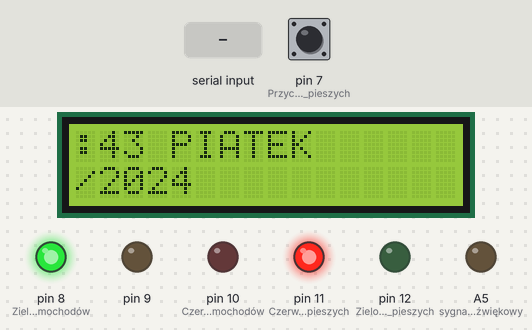
This sketch was run on a simulated Arduino Uno, built with avr-gcc and run on an emulated ATmega328P. Parts: 16×2 character LCD, output pins drawn as LEDs (lit = HIGH). The test bench sets the inputs (shaded band); at power-on: pin 7 (Przycisk_dla_pieszych) HIGH. The local clock reads 2024-03-15 10:24:30 at power-on unless the sketch sets it; what the sketch prints to the serial monitor is not drawn.

Above: at 15.6 s.
15.7 s: "setDateTime,\n" received over Serial
37.7 s: pin 7 (Przycisk_dla_pieszych) pulled LOW for 3.2 s
At 40.9 s:
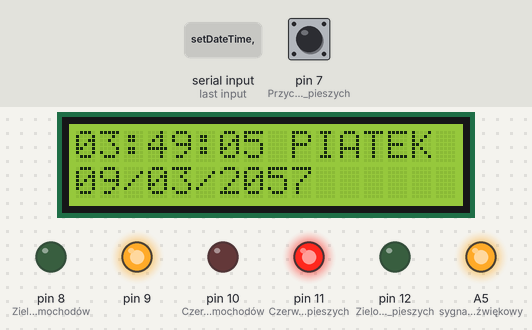
At 43.6 s:
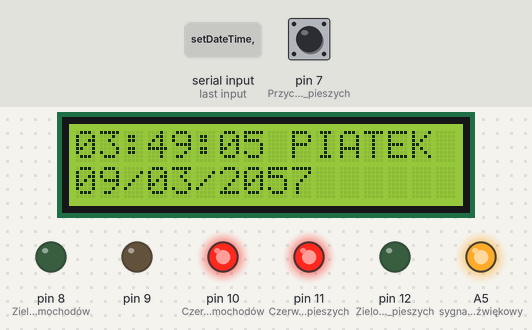
Timing chart, 0 to 58.5 s (numbered marks = the images above; inputs shaded):
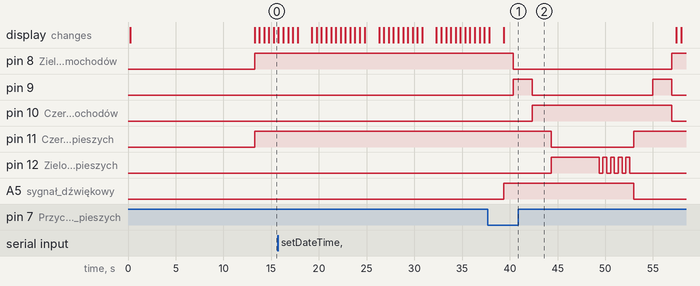

The sketch:

skrzy_owanie_przycisk.ino
```cpp
#include <SoftwareSerial.h>
#include <Wire.h>
#include <RTClib.h>
RTC_DS1307 RTC;
#include <LiquidCrystal_I2C.h>
#define DS1307_I2C_ADDRESS 0x68
LiquidCrystal_I2C lcd(0x27,16,2);
char daysOfTheWeek[7][10] = {"NIEDZIELA", "PONIEDZIALEK", "WTOREK", "SRODA", "CZWARTEK", "PIATEK", "SOBOTA"};
char bufferRX[50];
void setup()
{

  Serial.begin(9600);
  Serial.println("Aby zaktualizować datę i godzinę, wyślij następujące polecenie: ");
  Serial.println("\"setDateTime rok, miesiac, dzien, godzina, minuta, sekunda\"");
  Serial.println("17:30 del 8 sett 2018");
  Serial.println("Przykład: setDateTime, 2018, 9, 8, 17, 30, 00");
  lcd.init();
  lcd.backlight();
  pinMode(12, OUTPUT); //Zielone dla pieszych
  pinMode(11, OUTPUT); //Czerwone dla pieszych
  pinMode(10, OUTPUT); //Czerwone dla samochodów
  pinMode(9, OUTPUT); //Żółte dla samochodów
  pinMode(8, OUTPUT); //Zielone dla samochodów
  pinMode(A5, OUTPUT); //sygnał dźwiękowy
  pinMode(7, INPUT_PULLUP); //Przycisk dla pieszych
}

int i = 0;
void loop()

{


   for( i = 0; i < 10; i++ )
  {
    lcd.scrollDisplayLeft( );// pętla przesuwania się napisów na wyświetlaczu
    delay( 500 );
  }
  delay( 1000 );
  for( i = 0; i < 12; i++ )
  {
    lcd.scrollDisplayRight( );
    delay( 500 );
  }

  delay( 1000 );
  static unsigned long updateTime;
  if(millis() - updateTime > 1000){
    updateTime = millis();
    DateTime now = RTC.now();
    lcd.clear();
    lcd.setCursor(0, 0);
    LCDPrintNum(now.hour());
    lcd.print(":");
    LCDPrintNum(now.minute());
    lcd.print(":");
    LCDPrintNum(now.second());
    lcd.print(" ");
    lcd.print(daysOfTheWeek[now.dayOfTheWeek()]);
    lcd.setCursor(0, 1);
    LCDPrintNum(now.day());
    lcd.print("/");
    LCDPrintNum(now.month());
    lcd.print("/");
    lcd.print(now.year(), DEC);
  }
  readSerial();
}
void LCDPrintNum(int num){
  if(num <10)
    lcd.print("0");
  lcd.print(num);
}
void readSerial(){
  while (Serial.available() > 0) {
    Serial.readBytesUntil('\n', bufferRX, sizeof(bufferRX) - 1);
    if(strstr(bufferRX, "setDateTime,")){
      int tdArray[6];
      char * pch = strtok (bufferRX, " ,");
      unsigned int i = 0;
      while (pch != NULL){
        if(i > 0)
          tdArray[i-1] = atoi(pch);
        pch = strtok (NULL, " ,");
        i++;
      }
      DateTime newTime = DateTime(tdArray[0], tdArray[1], tdArray[2], tdArray[3], tdArray[4], tdArray[5]);
      RTC.adjust(newTime);
      Serial.println("Ustawiony nowy czas.");


    }


  }


  digitalWrite(11, HIGH); //Czerwone dla pieszych
  digitalWrite(10, LOW); //Czerwone
  digitalWrite(9, LOW); //Żółte
  digitalWrite(8, HIGH); //Zielone
  digitalWrite(6, LOW); //Informacyjne dla pieszych


    if (digitalRead(7) == LOW) { //Jeśli przycisk dla pieszych zostanie wciśnięty

    digitalWrite(11, HIGH); //Czerwone dla pieszych
    digitalWrite(10, LOW); //Czerwone
    digitalWrite(9, LOW); //Żółte
    digitalWrite(8, HIGH); //Zielone
    digitalWrite(12, LOW); //Zielone dla pieszych
    digitalWrite(A5, HIGH);// sygnał dźwiękowy
    delay(1000); //Czekamy na reakcję 10 sekund po naciśnięciu przycisku dla pieszych


      digitalWrite(11, HIGH); //Czerwone dla pieszych
    digitalWrite(10, LOW); //Czerwone
    digitalWrite(9, HIGH); //Żółte
    digitalWrite(8, LOW); //Zielone
    digitalWrite(12, LOW); //Zielone dla pieszych
    digitalWrite(A5, HIGH);// sygnał dzwiękowy

    delay(2000); //Czekamy 2 sekundy po zapaleniu się żółtego dla pojazdów


      digitalWrite(12, LOW); //Zielone dla pieszych
    digitalWrite(11, HIGH); //Czerwone dla pieszych
    digitalWrite(10, HIGH); //Czerwone
    digitalWrite(9, LOW); //Pomarańczowa
    digitalWrite(8, LOW); //Zielone
             digitalWrite(A5, HIGH);


    delay(2000); //Czekamy 2 sekundy po zapaleniu się czerwonego dla pojazdów i czerwonego dla przechodniów, zabezpieczenie przeciwwypadkowe


    digitalWrite(12, HIGH); //Zielone dla pieszych
    digitalWrite(11, LOW); //Czerwone dla pieszych
    digitalWrite(10, HIGH); //Czerwone
    digitalWrite(9, LOW); //Żółte
    digitalWrite(8, LOW); //Zielone
             digitalWrite(A5, HIGH);// sygnał dzwiękowy

    delay(5000); //Czekamy 5 sekund, zielone dla przechodniów


    digitalWrite(12, LOW); //Zielone dla pieszych
    digitalWrite(11, LOW); //Czerwone dla pieszych
    digitalWrite(10, HIGH); //Czerwone
    digitalWrite(9, LOW); //Żółte
    digitalWrite(8, LOW); //Zielone
    digitalWrite(A5, HIGH); // sygnał dźwiekowy
    delay(400); //Czekamy 0,4 milisekund, zielone dla przechodniów zaczyna migać

        digitalWrite(12, HIGH); //Zielone dla pieszych
    digitalWrite(11, LOW); //Czerwone dla pieszych
    digitalWrite(10, HIGH); //Czerwone
    digitalWrite(9, LOW); //Żółte
    digitalWrite(8, LOW); //Zielone
    digitalWrite(A5, HIGH);//sygnał dźwiękowy
    delay(400); //Czekamy 0,4 milisekund, zielone dla przechodniów zaczyna migać

        digitalWrite(12, LOW); //Zielone dla pieszych
    digitalWrite(11, LOW); //Czerwone dla pieszych
    digitalWrite(10, HIGH); //Czerwone
    digitalWrite(9, LOW); //Żółte
    digitalWrite(8, LOW); //Zielone
    digitalWrite(A5, HIGH);//sygnał dźwiękowy
    delay(400); //Czekamy 0,4 milisekund, zielone dla przechodniów zaczyna migać

        digitalWrite(12, HIGH); //Zielone dla pieszych
    digitalWrite(11, LOW); //Czerwone dla pieszych
    digitalWrite(10, HIGH); //Czerwone
    digitalWrite(9, LOW); //Żółte
    digitalWrite(8, LOW); //Zielone
    digitalWrite(A5, HIGH);//sygnał dźwiękowy
    delay(400); //Czekamy 0,4 milisekund, zielone dla przechodniów zaczyna migać

        digitalWrite(12, LOW); //Zielone dla pieszych
    digitalWrite(11, LOW); //Czerwone dla pieszych
    digitalWrite(10, HIGH); //Czerwone
    digitalWrite(9, LOW); //Żółte
    digitalWrite(8, LOW); //Zielone
    digitalWrite(A5, HIGH);//sygnał dźwiękowy
    delay(400); //Czekamy 0,4 milisekund, zielone dla przechodniów zaczyna migać

        digitalWrite(12, HIGH); //Zielone dla pieszych
    digitalWrite(11, LOW); //Czerwone dla pieszych
    digitalWrite(10, HIGH); //Czerwone
    digitalWrite(9, LOW); //Żółte
    digitalWrite(8, LOW); //Zielone
    digitalWrite(A5, HIGH);//sygnał dźwiękowy
    delay(400); //Czekamy 0,4 milisekund, zielone dla przechodniów zaczyna migać

        digitalWrite(12, LOW); //Zielone dla pieszych
    digitalWrite(11, LOW); //Czerwone dla pieszych
    digitalWrite(10, HIGH); //Czerwone
    digitalWrite(9, LOW); //Żółte
    digitalWrite(8, LOW); //Zielone
    digitalWrite(A5, HIGH);//sygnał dźwiękowy
    delay(400); //Czekamy 0,4 milisekund, zielone dla przechodniów zaczyna migać

        digitalWrite(12, HIGH); //Zielone dla pieszych
    digitalWrite(11, LOW); //Czerwone dla pieszych
    digitalWrite(10, HIGH); //Czerwone
    digitalWrite(9, LOW); //Żółte
    digitalWrite(8, LOW); //Zielone
    digitalWrite(A5, HIGH);//sygnał dźwiękowy
    delay(400); //Czekamy 0,4 milisekund, zielone dla przechodniów zaczyna migać

        digitalWrite(12, LOW); //Zielone dla pieszych
    digitalWrite(11, LOW); //Czerwone dla pieszych
    digitalWrite(10, HIGH); //Czerwone
    digitalWrite(9, LOW); //Żółte
    digitalWrite(8, LOW); //Zielone
    digitalWrite(A5, HIGH);//sygnał dźwiękowy
    delay(400); //Czekamy 0,4 milisekund, zielone dla przechodniów zaczyna migać


      digitalWrite(12, LOW); //Zielone dla pieszych
    digitalWrite(11, HIGH); //Czerwone dla pieszych
    digitalWrite(10, HIGH); //Czerwone
    digitalWrite(9, LOW); //Pomarańczowa
    digitalWrite(8, LOW); //Zielone
    digitalWrite(A5, LOW);//sygnał dźwiękowy

    delay(2000); //Czekamy 2 sekundy, czerwone dla wszystkich, zabezpieczenie przeciwwypadkowe, dla spóźnialskich pieszych


    digitalWrite(12, LOW); //Zielone dla pieszych
    digitalWrite(11, HIGH); //Czerwone dla pieszych
    digitalWrite(10, HIGH); //Czerwone
    digitalWrite(9, HIGH); //Pomarańczowa
    digitalWrite(8, LOW); //Zielone

    delay(2000); //Czekamy 2 sekundy, światło czerwone i żółte dla pojazdów ruszających

    digitalWrite(12, LOW); //Zielone dla pieszych
    digitalWrite(11, HIGH); //Czerwone dla pieszych
    digitalWrite(10, LOW); //Czerwone
    digitalWrite(9, LOW); //Żółte
    digitalWrite(8, HIGH); //Zielone
    delay(500); //Pół sekundy - Określamy czas po którym przycisk dla pieszych znów jest aktywny


    }  }
```

Measured:
- after the input at 37.7 s, pin 8 (Zielone_dla_samochodów): HIGH → LOW after 2.7 s, → HIGH 16.6 s later; pin 9: alternates HIGH for 2.0 s and LOW for 12.6 s, starting after 2.7 s
